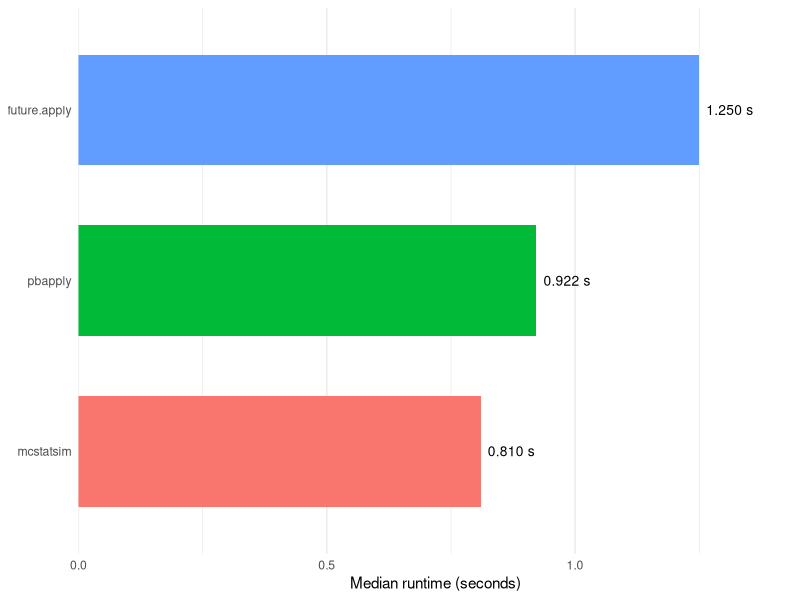

The R script that drew this image:
## ---- chunk 1
knitr::opts_chunk$set(
  echo = FALSE,
  warning = FALSE,
  message = FALSE
)
## ---- chunk 2
benchmark_results <- data.frame(
  backend = factor(
    c("mcstatsim", "pbapply", "future.apply"),
    levels = c("mcstatsim", "pbapply", "future.apply")
  ),
  median_seconds = c(0.810, 0.922, 1.250)
)
benchmark_results$runtime_vs_mcstatsim <- c(
  "1.00x",
  sprintf("%.2fx", benchmark_results$median_seconds[2] / benchmark_results$median_seconds[1]),
  sprintf("%.2fx", benchmark_results$median_seconds[3] / benchmark_results$median_seconds[1])
)
benchmark_results$gain_vs_mcstatsim <- c(
  "0%",
  sprintf("%.1f%%", 100 * (1 - benchmark_results$median_seconds[1] / benchmark_results$median_seconds[2])),
  sprintf("%.1f%%", 100 * (1 - benchmark_results$median_seconds[1] / benchmark_results$median_seconds[3]))
)
## ---- chunk 3
knitr::kable(
  benchmark_results,
  col.names = c("Backend", "Median runtime (s)", "Runtime vs. `mcstatsim`", "Gain vs. `mcstatsim`"),
  caption = "Benchmark comparison on the heavy synthetic workload used during development."
)
## ---- chunk 4
ggplot2::ggplot(
  benchmark_results,
  ggplot2::aes(x = median_seconds, y = backend, fill = backend)
) +
  ggplot2::geom_col(width = 0.65, show.legend = FALSE) +
  ggplot2::geom_text(
    ggplot2::aes(label = sprintf("%.3f s", median_seconds)),
    hjust = -0.15,
    size = 3.5
  ) +
  ggplot2::scale_x_continuous(expand = ggplot2::expansion(mult = c(0, 0.15))) +
  ggplot2::labs(x = "Median runtime (seconds)", y = NULL) +
  ggplot2::theme_minimal(base_size = 11) +
  ggplot2::theme(
    panel.grid.major.y = ggplot2::element_blank()
  )
